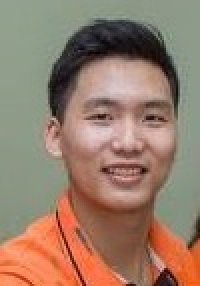
#> input picture Facial Indentification/training_data/s1/13118858_10156732150040062_6612207236168666568_n.jpg, 100 x 143 px (shown 2 times larger)
$ python facial_identification.py
#> lines starting #> are read from the running program, lines starting #| are printed output that depends on the picture
#> in prepare_training_data, image is the input picture: shape (143, 100, 3); mean B, G, R 106.7, 124.8, 151.9
import cv2
import numpy as np
import os
from PIL import Image

subjects = ["", "DatGatto", "Celine Farach"]
faces = [] #list to hold all subject faces
labels = [] #list to hold labels for all subjects

def detect_face(img):

	gray = cv2.cvtColor(img, cv2.COLOR_BGR2GRAY) #convert the test image to gray
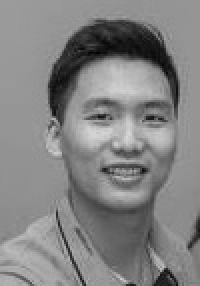
#> gray: shape (143, 100) (shown 2 times larger); min 3, max 217, mean 130.8
	#load OpenCV LBP face detector
	face_cascade = cv2.CascadeClassifier('lbpcascade_frontalface.xml')

	#detect multiscale images, result is a list of faces
	faces = face_cascade.detectMultiScale(gray, scaleFactor=1.2, minNeighbors=5);
#> faces = [[30, 33, 64, 64]]

	#if no faces are detected then return original img
	if (len(faces) == 0):
		return None, None

	#under the assumption that there will be only one face,
	#extract the face area
	(x, y, w, h) = faces[0]
#> x = 30; y = 33; w = 64; h = 64

	#return only the face part of the image
	return gray[y:y+w, x:x+h], faces[0]

def prepare_training_data(data_folder_path):
	dirs = os.listdir(data_folder_path)
	for dir_name in dirs:
		if not dir_name.startswith("s"):
			#subject directories start with letter 's' so ignore any non-relevant directories if any
			continue
		#extract label number of subject from dir_name, format of dir name = slabel, so removing letter 's' from dir_name will give us label
		label = int(dir_name.replace("s", ""))
		subject_dir_path = data_folder_path + "/" + dir_name #build path of directory containing images for current subject
		subject_images_names = os.listdir(subject_dir_path) #get the images names that are inside the given subject directory
		for image_name in subject_images_names:
			if image_name.startswith("."): #ignore system files like .DS_Store
				continue;
			image_path = subject_dir_path + "/" + image_name #build image path
			image = cv2.imread(image_path) #read image
			#display an image window to show the image
			cv2.imshow("Training on image...", image)
			cv2.waitKey(100)
			face, rect = detect_face(image)
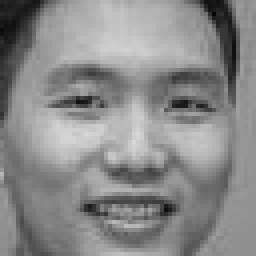
#> face: shape (64, 64) (shown 4 times larger); min 6, max 217, mean 137.7
#> rect = [30, 33, 64, 64]
			if face is not None:
				faces.append(face)
				labels.append(label)
			cv2.destroyAllWindows()
			cv2.waitKey(1)
			cv2.destroyAllWindows()
	return faces, labels
def train_face_indentifier():
	face_recognizer.train(faces, np.array(labels))	#train our face recognizer of our training faces

def draw_rectangle(img, rect):
	#TODO:draw rectangle on image according to given (x, y) coordinates and given width and heigh in rect
	(x, y, w, h) = rect
	cv2.rectangle(img, (x, y), (x+w, y+h), (0, 255, 0), 2)

def draw_text(img, text, x, y):
	#TODO: function to draw text on give image starting from passed (x, y) coordinates.
	cv2.putText(img, text, (x, y), cv2.FONT_HERSHEY_PLAIN, 1.5, (0, 255, 0), 2)


def predict(test_img):
	#TODO: recognizes the person in image then draws a rectangle around detected face with name of the subject
	img = test_img.copy() #make a copy of the image instead of change the original one
	face, rect = detect_face(img) #detect face from the image

	label= face_recognizer.predict(face) #predict the image using our face recognizer

	label_text = subjects[label[0]] #get name of respective label returned by face recognizer
	draw_rectangle(img, rect)
	draw_text(img, label_text, rect[0], rect[1]-5)

	return img

print("Preparing data...")
faces, labels = prepare_training_data("training_data")
#> faces = 1 item; labels = [1]
print("Data prepared")

#print total faces and labels
print("Total faces: ", len(faces))
#| Total faces:  1
print("Total labels: ", len(labels))
#| Total labels:  1

#create our LBPH face recognizer
face_recognizer = cv2.face.LBPHFaceRecognizer_create()
#face_recognizer = cv2.face.EigenFaceRecognizer_create()
#face_recognizer = cv2.face.FisherFaceRecognizer_create()
train_face_indentifier()


print("Predicting images...")

def prepare_test_data(dir_path):
#> called with dir_path = 'test_data'
	test_imgs = []
	images_names = os.listdir(dir_path)
	for image_name in images_names:
		if image_name.startswith("."): #ignore system files like .DS_Store
			continue;
		image_path = dir_path + "/" + image_name #build image path
		image = cv2.imread(image_path) #read image
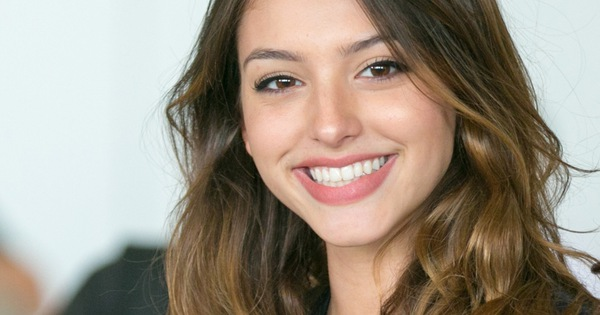
#> input picture Facial Indentification/test_data/1.jpg, 600 x 315 px
#> image is the input picture: shape (315, 600, 3); mean B, G, R 134.3, 148.1, 159.1
		test_imgs.append(image)
	return test_imgs
#load test images
test_imgs = prepare_test_data("test_data")
#> test_imgs = 1 item

#perform a prediction
predicted_imgs = []
for img in test_imgs:
	predicted_imgs.append(predict(img))
#> this loop made 1 pass
#> pass 1, in detect_face (call 2), `gray = cv2.cvtColor(img, cv2.COLOR_BGR2GRAY)`:
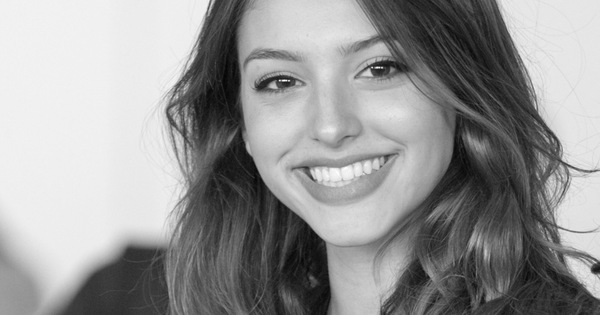
#> gray: shape (315, 600); min 5, max 253, mean 149.8
#> pass 1, in predict, `face, rect = detect_face(img)`:
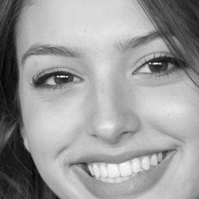
#> face: shape (199, 199); min 5, max 253, mean 155.6
#> after the loop, predicted_imgs = 1 item
print("Prediction complete")

#display both images
for img in predicted_imgs:
	cv2.imshow("predict",img)
	cv2.waitKey(0)
#> this loop made 1 pass
#> pass 1, `cv2.imshow("predict",img)`:
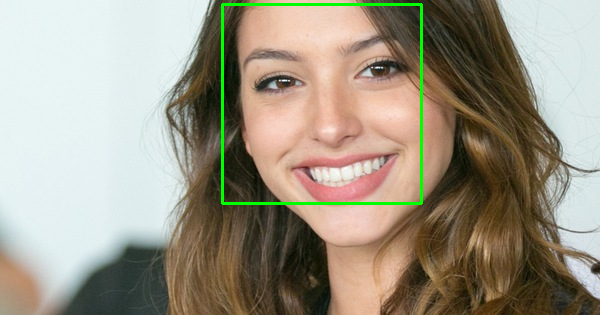
#> window 'predict': shape (315, 600, 3); mean B, G, R 133.2, 150, 157.5
cv2.destroyAllWindows()
